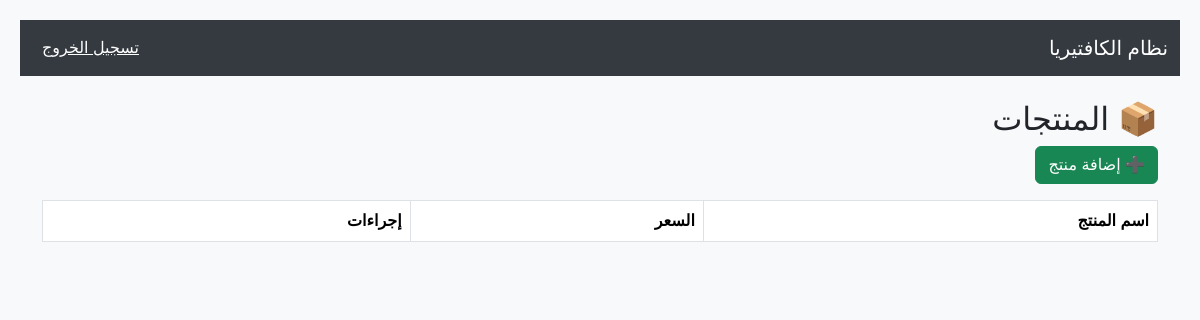
Before: /inventory/ (signed in) with the older database file.
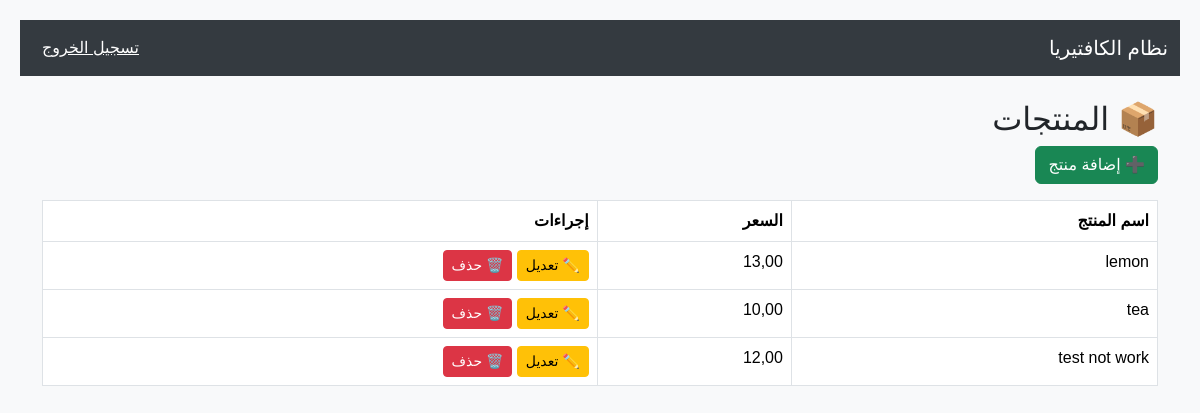
After: the same page with the newer database file.
### inventory/models.py (models this page shows, shortened)
class Product(models.Model):
    name = models.CharField("اسم المنتج", max_length=100)
    price = models.DecimalField("السعر", max_digits=10, decimal_places=2)
    is_active = models.BooleanField("متاح للبيع", default=True)

### inventory/views.py (the view)
# urls.py: path('', views.product_list, name='product_list'),
@login_required
def product_list(request):
    if is_manager(request.user):
        products = Product.objects.all()
    else:
        products = Product.objects.filter(is_active=True)
    return render(request, 'inventory/product_list.html', {
        'products': products
    })

### pos_system/utils.py (called while the page is built)
def is_manager(user):
    return user.is_authenticated and user.role == 'manager'

### templates/inventory/product_list.html
{% extends "base.html" %}
{% block content %}
<h2>📦 المنتجات</h2>
{% if user.role == 'manager' %}
<a href="{% url 'inventory:product_create' %}" class="btn btn-success mb-3">
    ➕ إضافة منتج
</a>
{% endif %}
<table class="table table-bordered">
<tr>
    <th>اسم المنتج</th>
    <th>السعر</th>
    {% if user.role == 'manager' %}
    <th>إجراءات</th>
    {% endif %}
</tr>
{% for product in products %}
<tr>
    <td>{{ product.name }}</td>
    <td>{{ product.price }}</td>
    {% if user.role == 'manager' %}
    <td>
        <a href="{% url 'inventory:product_update' product.id %}" class="btn btn-sm btn-warning">
            ✏️ تعديل
        </a>
        <a href="{% url 'inventory:product_delete' product.id %}"
           class="btn btn-sm btn-danger"
           onclick="return confirm('هل أنت متأكد من الحذف؟');">
           🗑️ حذف
        </a>
    </td>
    {% endif %}
</tr>
{% endfor %}
</table>
{% endblock %}

### templates/base.html (shortened to what this page needs)
<!DOCTYPE html>
<html lang="ar">
<head>
    <link rel="stylesheet" href="https://cdn.jsdelivr.net/npm/bootstrap@5.3.2/dist/css/bootstrap.rtl.min.css">
    {% load static %}
    <link rel="stylesheet" href="{% static 'css/style.css' %}">
</head>
<body>
<nav class="navbar navbar-expand-lg navbar-dark mb-4">
    <div class="container-fluid">
        <span class="navbar-brand">نظام الكافتيريا</span>
        <div>
            {% if user.is_authenticated %}
                <a href="{% url 'logout' %}">تسجيل الخروج</a>
            {% endif %}
        </div>
    </div>
</nav>
<div class="container">
    {% block content %}{% endblock %}
</div>
</body>
</html>

### static/css/style.css (style rules this page uses)
body { direction: rtl; font-family: "Cairo", sans-serif; background-color: #f8f9fa; padding: 20px; }
.navbar { background-color: #343a40; }
.navbar a { color: white !important; margin: 0 10px; }

Changed rows visible on the page:
added Product: name "lemon", price "13,00"
added Product: name "tea", price "10,00"
added Product: name "test not work", price "12,00"
